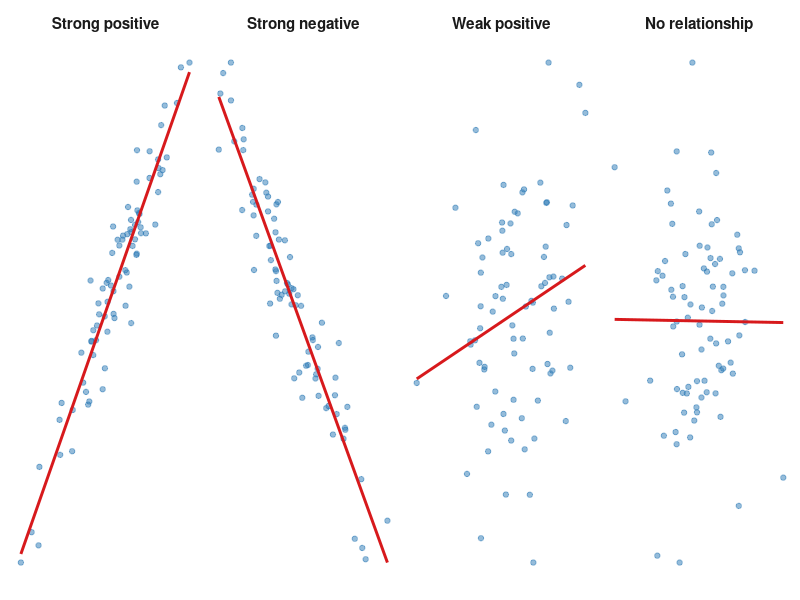
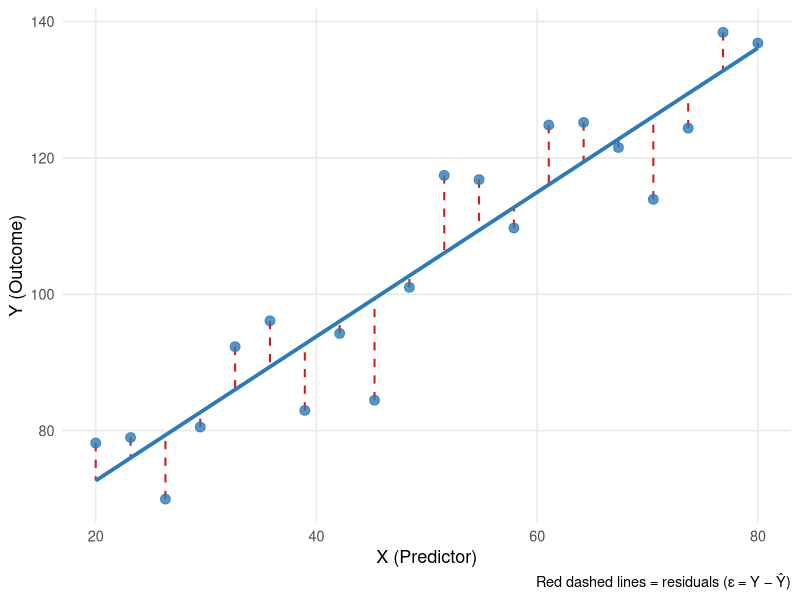
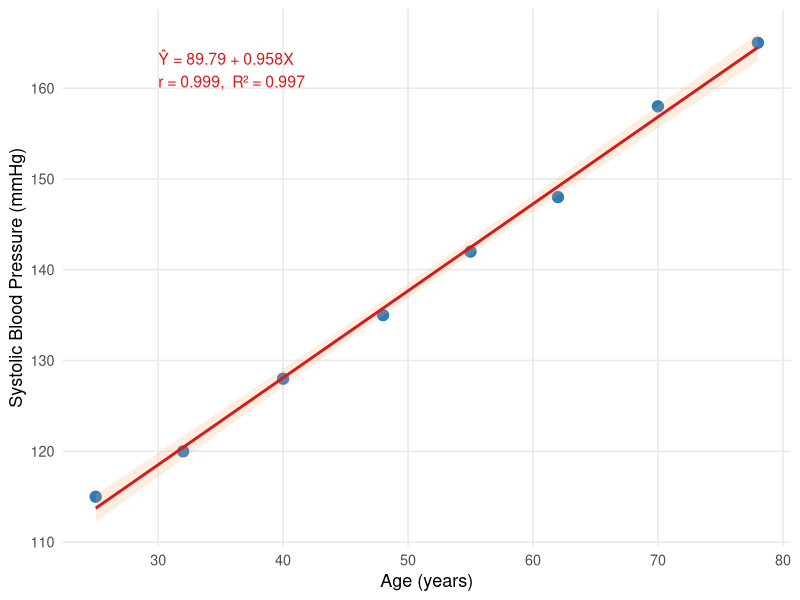

These charts were generated, in order, by the following R code:
## ---- chunk 1
#| label: setup
#| include: false

library(ggplot2)
library(knitr)
library(kableExtra)
library(patchwork)
## ---- chunk 2
#| label: fig-scatter-types
#| fig-cap: "Four possible relationships between two variables"
#| fig-align: center
#| fig-height: 4
#| fig-width: 10

set.seed(42)
n <- 80

d1 <- data.frame(x = rnorm(n), y = 0.8*rnorm(n, mean=0) + rnorm(n,sd=0.5),
                 type = "Strong positive")
d1$y <- d1$x * 0.9 + rnorm(n, sd=0.3)

d2 <- data.frame(x = rnorm(n), y = -0.9*rnorm(n) + rnorm(n,sd=0.3),
                 type = "Strong negative")
d2$y <- -d2$x * 0.9 + rnorm(n, sd=0.3)

d3 <- data.frame(x = rnorm(n), y = 0.4*rnorm(n) + rnorm(n,sd=0.9),
                 type = "Weak positive")
d3$y <- d3$x * 0.3 + rnorm(n, sd=0.9)

d4 <- data.frame(x = rnorm(n), y = rnorm(n),
                 type = "No relationship")

all_d <- rbind(d1, d2, d3, d4)
all_d$type <- factor(all_d$type,
                     levels = c("Strong positive","Strong negative",
                                "Weak positive","No relationship"))

ggplot(all_d, aes(x = x, y = y)) +
  geom_point(alpha = 0.5, color = "#2c7bb6", size = 1.5) +
  geom_smooth(method = "lm", se = FALSE, color = "#d7191c",
              linewidth = 1, formula = y ~ x) +
  facet_wrap(~ type, nrow = 1, scales = "free") +
  theme_minimal(base_size = 12) +
  theme(axis.text = element_blank(),
        axis.ticks = element_blank(),
        axis.title = element_blank(),
        panel.grid = element_blank(),
        strip.text = element_text(face = "bold", size = 11))
## ---- chunk 3
#| label: tbl-r-interpret
#| tbl-cap: "General guidelines for interpreting the correlation coefficient"

r_tab <- data.frame(
  `|r| range` = c("0.00 - 0.19", "0.20 - 0.39",
                   "0.40 - 0.59", "0.60 - 0.79", "0.80 - 1.00"),
  Strength = c("Negligible", "Weak", "Moderate", "Strong", "Very strong"),
  Direction = c("-", "Positive or negative depending on sign",
                "Positive or negative depending on sign",
                "Positive or negative depending on sign",
                "Positive or negative depending on sign")
)

kable(r_tab, col.names = c("|r| value", "Strength", "Note"),
      align = c("c","l","l")) |>
  kable_styling(bootstrap_options = c("striped","hover","bordered"),
                full_width = FALSE, font_size = 13) |>
  column_spec(1, bold = TRUE, color = "#2c7bb6")
## ---- chunk 4
#| label: fig-ols
#| fig-cap: "Least squares regression line minimizes the sum of squared residuals (vertical red lines)"
#| fig-align: center
#| fig-height: 4
#| fig-width: 6

set.seed(10)
x <- seq(20, 80, length = 20)
y <- 60 + 0.9 * x + rnorm(20, sd = 10)
fit <- lm(y ~ x)
df_ols <- data.frame(x = x, y = y,
                     yhat = fitted(fit),
                     resid = residuals(fit))

ggplot(df_ols, aes(x = x, y = y)) +
  geom_segment(aes(xend = x, yend = yhat),
               color = "#d7191c", linewidth = 0.7, linetype = "dashed") +
  geom_smooth(method = "lm", se = FALSE, color = "#2c7bb6",
              linewidth = 1.3, formula = y ~ x) +
  geom_point(size = 3, color = "#2c7bb6", alpha = 0.8) +
  labs(x = "X (Predictor)", y = "Y (Outcome)",
       caption = "Red dashed lines = residuals (ε = Y − Ŷ)") +
  theme_minimal(base_size = 13) +
  theme(panel.grid.minor = element_blank())
## ---- chunk 5
#| label: tbl-assumptions
#| tbl-cap: "Assumptions of Simple Linear Regression"

assump <- data.frame(
  Assumption = c("Linearity",
                 "Independence",
                 "Homoscedasticity",
                 "Normality of residuals"),
  Meaning = c(
    "The relationship between X and Y is linear (a straight line is appropriate)",
    "Observations are independent of each other",
    "The spread of residuals is roughly constant across all values of X",
    "Residuals are approximately normally distributed"
  ),
  `How to Check` = c(
    "Scatter plot of X vs. Y; residual plot",
    "Study design - satisfied by random sampling",
    "Plot of residuals vs. fitted values - no funnel shape",
    "Histogram or Q-Q plot of residuals"
  )
)

kable(assump, col.names = c("Assumption", "Meaning", "How to Check"),
      align = c("l","l","l")) |>
  kable_styling(bootstrap_options = c("striped","hover","bordered"),
                full_width = FALSE, font_size = 13) |>
  column_spec(1, bold = TRUE, color = "#2c7bb6")
## ---- chunk 6
#| label: tbl-spss-model
#| tbl-cap: "SPSS Output: Model Summary"

model_sum <- data.frame(
  R = "0.821",
  R2 = "0.674",
  `Adjusted R2` = "0.666",
  `Std. Error of the Estimate` = "8.432"
)

kable(model_sum,
      col.names = c("R", "R2", "Adjusted R2", "Std. Error of the Estimate"),
      align = rep("c",4)) |>
  kable_styling(bootstrap_options = c("bordered"),
                full_width = FALSE, font_size = 13) |>
  row_spec(0, bold = TRUE, color = "white", background = "#2c7bb6")
## ---- chunk 7
#| label: tbl-spss-anova
#| tbl-cap: "SPSS Output: ANOVA Table"

anova_tab <- data.frame(
  Source = c("Regression", "Residual", "Total"),
  SS = c("5621.4", "2718.6", "8340.0"),
  df = c("1", "38", "39"),
  MS = c("5621.4", "71.5", ""),
  F = c("78.62", "", ""),
  Sig = c("< 0.001", "", "")
)

kable(anova_tab,
      col.names = c("", "Sum of Squares", "df", "Mean Square", "F", "Sig."),
      align = c("l","c","c","c","c","c")) |>
  kable_styling(bootstrap_options = c("bordered"),
                full_width = FALSE, font_size = 13) |>
  row_spec(0, bold = TRUE, color = "white", background = "#2c7bb6") |>
  row_spec(1, bold = TRUE)
## ---- chunk 8
#| label: tbl-spss-coef
#| tbl-cap: "SPSS Output: Coefficients Table"

coef_tab <- data.frame(
  ` ` = c("(Constant)", "X (predictor)"),
  B = c("32.15", "0.87"),
  SE = c("6.24", "0.10"),
  Beta = c("-", "0.821"),
  t = c("5.15", "8.87"),
  Sig = c("< 0.001", "< 0.001")
)

kable(coef_tab,
      col.names = c("", "B", "Std. Error", "Beta (standardized)", "t", "Sig."),
      align = c("l","c","c","c","c","c")) |>
  kable_styling(bootstrap_options = c("bordered"),
                full_width = FALSE, font_size = 13) |>
  row_spec(0, bold = TRUE, color = "white", background = "#2c7bb6") |>
  row_spec(2, bold = TRUE, background = "#eaf4fb")
## ---- chunk 9
#| label: tbl-ex1-data
#| tbl-cap: "Age and Systolic Blood Pressure of 8 Adults"

age <- c(25, 32, 40, 48, 55, 62, 70, 78)
sbp <- c(115, 120, 128, 135, 142, 148, 158, 165)

ex1 <- data.frame(Subject = paste0("S", 1:8), Age = age, SBP = sbp)

kable(ex1, col.names = c("Subject", "Age (years)", "SBP (mmHg)"),
      align = c("c","c","c")) |>
  kable_styling(bootstrap_options = c("striped","hover","bordered"),
                full_width = FALSE, font_size = 13)
## ---- chunk 10
#| label: tbl-ex1-calc
#| tbl-cap: "Calculation Table for Correlation and Regression"

xbar <- mean(age)
ybar <- mean(sbp)

calc <- data.frame(
  Subject = paste0("S", 1:8),
  x = age,
  y = sbp,
  xdev = round(age - xbar, 2),
  ydev = round(sbp - ybar, 2),
  xdev2 = round((age - xbar)^2, 2),
  ydev2 = round((sbp - ybar)^2, 2),
  xydev = round((age - xbar)*(sbp - ybar), 2)
)

totrow <- data.frame(
  Subject = "**Total**",
  x = NA, y = NA,
  xdev = NA, ydev = NA,
  xdev2 = round(sum((age-xbar)^2), 2),
  ydev2 = round(sum((sbp-ybar)^2), 2),
  xydev = round(sum((age-xbar)*(sbp-ybar)), 2)
)

calc_all <- rbind(calc, totrow)

kable(calc_all,
      col.names = c("Subject","x","y","x-xbar","y-ybar",
                    "(x-xbar)2","(y-ybar)2","(x-xbar)(y-ybar)"),
      align = rep("c", 8), na_print = "-") |>
  kable_styling(bootstrap_options = c("striped","hover","bordered"),
                full_width = FALSE, font_size = 12) |>
  row_spec(9, bold = TRUE, background = "#eaf4fb") |>
  row_spec(0, bold = TRUE, color = "white", background = "#2c7bb6")
## ---- chunk 11
#| label: fig-ex1-fit
#| fig-cap: "Scatter plot with fitted regression line: Age vs. Systolic Blood Pressure"
#| fig-align: center
#| fig-height: 4
#| fig-width: 6

fit1 <- lm(sbp ~ age)
df1  <- data.frame(age = age, sbp = sbp)

ggplot(df1, aes(x = age, y = sbp)) +
  geom_point(size = 3.5, color = "#2c7bb6") +
  geom_smooth(method = "lm", se = TRUE, color = "#d7191c",
              fill = "#fdae61", alpha = 0.2, formula = y ~ x) +
  annotate("text", x = 30, y = 162,
           label = paste0("Ŷ = ", round(coef(fit1)[1],2),
                          " + ", round(coef(fit1)[2],3), "X\n",
                          "r = ", round(cor(age,sbp),3),
                          ",  R² = ", round(cor(age,sbp)^2,3)),
           hjust = 0, size = 4, color = "#d7191c") +
  labs(x = "Age (years)", y = "Systolic Blood Pressure (mmHg)") +
  theme_minimal(base_size = 13) +
  theme(panel.grid.minor = element_blank())
